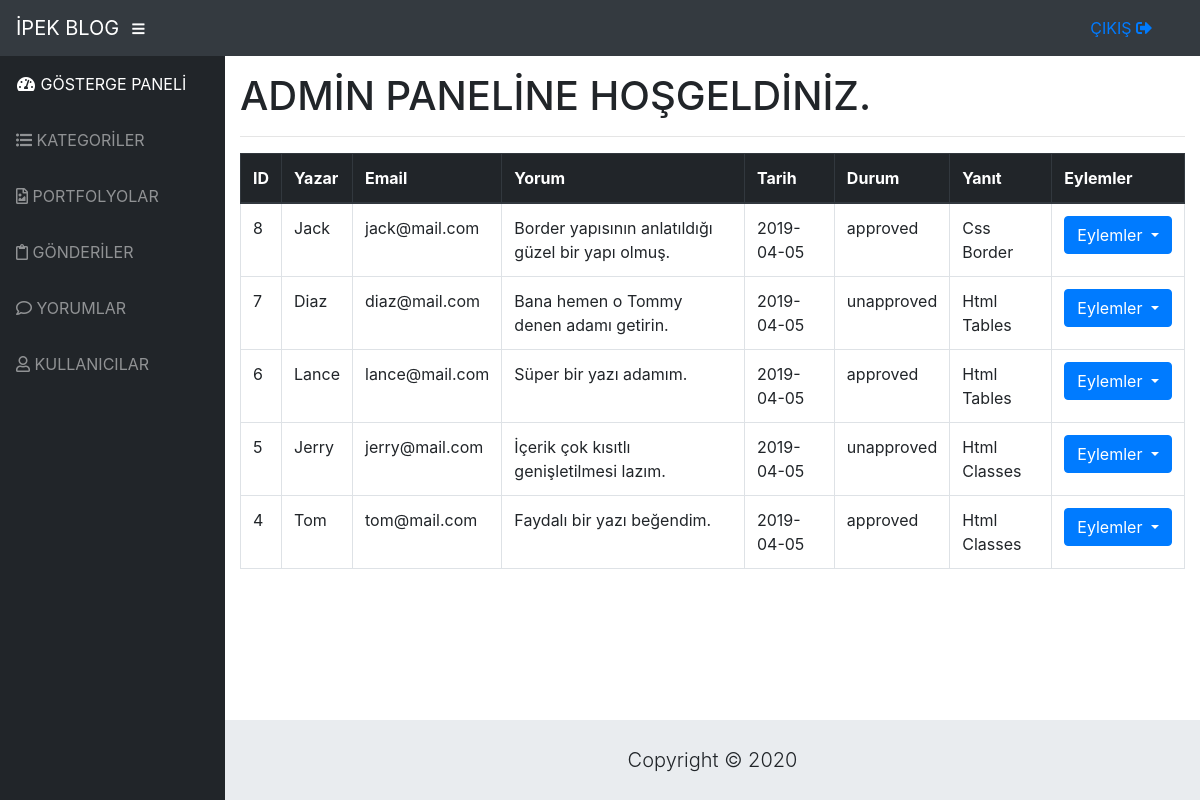
Screenshot of /blogw/admin/comment.php (signed in) with the database file from the repository.
### tables this page shows
CREATE TABLE `comments` (
  `comment_id` int(3) NOT NULL,
  `comment_post_id` int(3) NOT NULL,
  `comment_date` date NOT NULL,
  `comment_author` varchar(30) NOT NULL,
  `comment_email` varchar(50) NOT NULL,
  `comment_text` text NOT NULL,
  `comment_status` varchar(30) NOT NULL
);

CREATE TABLE `posts` (
  `post_id` int(11) NOT NULL,
  `post_category` varchar(30) NOT NULL,
  `post_title` varchar(100) NOT NULL,
  `post_author` varchar(100) NOT NULL,
  `post_date` date NOT NULL,
  `post_comment_number` int(10) NOT NULL,
  `post_image` text NOT NULL,
  `post_text` text NOT NULL,
  `post_tags` text NOT NULL,
  `post_hits` int(10) NOT NULL
);

### blogw/admin/comment.php (the view, shortened to what this page needs)
<?php include "includes/admin_header.php"; ?>
<div id="wrapper">
    <?php include "includes/admin_sidebar.php"; ?>
    <div id="content-wrapper">
        <div class="container-fluid">
            <h1>ADMİN PANELİNE HOŞGELDİNİZ.</h1>
            <hr>
            <table class="table table-bordered">
                <thead class="thead-dark">
                    <tr>
                        <th>ID</th>
                        <th>Yazar</th>
                        <th>Email</th>
                        <th>Yorum</th>
                        <th>Tarih</th>
                        <th>Durum</th>
                        <th>Yanıt</th>
                        <th>Eylemler</th>
                    </tr>
                </thead>
                <tbody>
                    <?php
                        $sql_query = "SELECT * FROM comments ORDER BY comment_id DESC";
                        $select_all_comments = mysqli_query($conn, $sql_query);
                        $k = 1;
                            while($row = mysqli_fetch_assoc($select_all_comments))
                            {
                                $comment_id          = $row["comment_id"];
                                $comment_post_id     = $row["comment_post_id"];
                                $comment_date        = $row["comment_date"];
                                $comment_author      = $row["comment_author"];
                                $comment_email        = $row["comment_email"];
                                $comment_text        = $row["comment_text"];
                                $comment_status      = $row["comment_status"];
                    echo "
                        <tr>
                            <td>{$comment_id}</td>
                            <td>{$comment_author}</td>
                            <td>{$comment_email}</td>
                            <td>{$comment_text}</td>
                            <td>{$comment_date}</td>
                            <td>{$comment_status}</td>";
                            $query = "SELECT * FROM posts WHERE post_id = $comment_post_id";
                            $select_post_id_query = mysqli_query($conn, $query);
                                while($row = mysqli_fetch_assoc($select_post_id_query))
                                {
                                    $post_title = $row["post_title"];
                                }
                            echo "<td>{$post_title}</td>";
                            echo"
                                <td>
                                    <div class='dropdown'>
                                        <button class='btn btn-primary dropdown-toggle' type='button' id='dropdownMenuButton' data-toggle='dropdown' aria-haspopup='true' aria-expanded='false'>
                                            Eylemler
                                        </button>
                                        <div class='dropdown-menu' aria-labelledby='dropdownMenuButton'>
                                            <a class='dropdown-item' data-toggle='modal' data-target='#view_modal$k' href='#'>Göster</a>
                                            <div class='dropdown-divider'></div>
                                            <a class='dropdown-item' href='comment.php?delete={$comment_id}'>Sil</a>
                                            <div class='dropdown-divider'></div>
                                            <a class='dropdown-item' href='comment.php?approved={$comment_id}'>Onaylandı</a>
                                            <div class='dropdown-divider'></div>
                                            <a class='dropdown-item' href='comment.php?unapproved={$comment_id}'>Onaylanmadı</a>
                                        </div>
                                    </div>
                                </td>
                            </tr>
                            ";
                    ?>
                    <?php  $k++; }   ?>
                </tbody>
            </table>
            <?php include "includes/admin_footer.php"; ?>

### blogw/admin/css/sb-admin.css (style rules this page uses)
html { position: relative; min-height: 100%; }
body { height: 100%; }
#wrapper { display: -webkit-box; display: -ms-flexbox; display: flex; }
#wrapper #content-wrapper { overflow-x: hidden; width: 100%; padding-top: 1rem; padding-bottom: 80px; }
:root { --input-padding-x: 0.75rem; --input-padding-y: 0.75rem; }

### rows the page displays
comments: comment_id "8", comment_author "Jack", comment_email "jack@mail.com", comment_text "Border yapısının anlatıldığı güzel bir yapı olmuş.", comment_date "2019-04-05", comment_status "approved", posts.post_title "Css Border"
comments: comment_id "7", comment_author "Diaz", comment_email "diaz@mail.com", comment_text "Bana hemen o Tommy denen adamı getirin.", comment_date "2019-04-05", comment_status "unapproved", posts.post_title "Html Tables"
comments: comment_id "6", comment_author "Lance", comment_email "lance@mail.com", comment_text "Süper bir yazı adamım.", comment_date "2019-04-05", comment_status "approved", posts.post_title "Html Tables"
comments: comment_id "5", comment_author "Jerry", comment_email "jerry@mail.com", comment_text "İçerik çok kısıtlı genişletilmesi lazım.", comment_date "2019-04-05", comment_status "unapproved", posts.post_title "Html Classes"
comments: comment_id "4", comment_author "Tom", comment_email "tom@mail.com", comment_text "Faydalı bir yazı beğendim.", comment_date "2019-04-05", comment_status "approved", posts.post_title "Html Classes"
